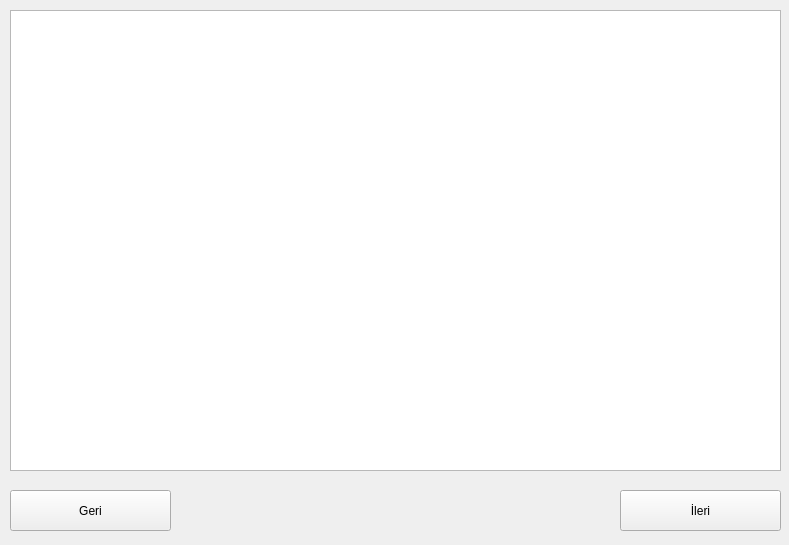
<?xml version="1.0" encoding="UTF-8"?>
<ui version="4.0">
 <class>Form</class>
 <widget class="QWidget" name="Form">
  <property name="geometry">
   <rect>
    <x>0</x>
    <y>0</y>
    <width>789</width>
    <height>545</height>
   </rect>
  </property>
  <property name="windowTitle">
   <string>Form</string>
  </property>
  <widget class="QGraphicsView" name="graphicsView">
   <property name="geometry">
    <rect>
     <x>10</x>
     <y>10</y>
     <width>771</width>
     <height>461</height>
    </rect>
   </property>
  </widget>
  <widget class="QPushButton" name="pushButton">
   <property name="geometry">
    <rect>
     <x>10</x>
     <y>490</y>
     <width>161</width>
     <height>41</height>
    </rect>
   </property>
   <property name="text">
    <string>Geri</string>
   </property>
  </widget>
  <widget class="QPushButton" name="pushButton_2">
   <property name="geometry">
    <rect>
     <x>620</x>
     <y>490</y>
     <width>161</width>
     <height>41</height>
    </rect>
   </property>
   <property name="text">
    <string>İleri</string>
   </property>
  </widget>
 </widget>
 <resources/>
 <connections/>
</ui>
